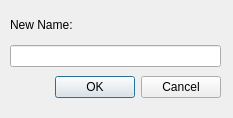
<?xml version="1.0" encoding="UTF-8"?>
<ui version="4.0">
 <class>Dialog</class>
 <widget class="QDialog" name="Dialog">
  <property name="geometry">
   <rect>
    <x>0</x>
    <y>0</y>
    <width>233</width>
    <height>118</height>
   </rect>
  </property>
  <property name="maximumSize">
   <size>
    <width>233</width>
    <height>16777215</height>
   </size>
  </property>
  <property name="windowTitle">
   <string>Select Name and Color</string>
  </property>
  <widget class="QWidget" name="verticalLayoutWidget">
   <property name="geometry">
    <rect>
     <x>10</x>
     <y>10</y>
     <width>211</width>
     <height>91</height>
    </rect>
   </property>
   <layout class="QVBoxLayout" name="verticalLayout">
    <item>
     <widget class="QLabel" name="label">
      <property name="text">
       <string>New Name:</string>
      </property>
     </widget>
    </item>
    <item>
     <widget class="QLineEdit" name="newName"/>
    </item>
    <item>
     <widget class="QDialogButtonBox" name="btnBox">
      <property name="enabled">
       <bool>true</bool>
      </property>
      <property name="sizePolicy">
       <sizepolicy hsizetype="Expanding" vsizetype="Preferred">
        <horstretch>0</horstretch>
        <verstretch>0</verstretch>
       </sizepolicy>
      </property>
      <property name="orientation">
       <enum>Qt::Horizontal</enum>
      </property>
      <property name="standardButtons">
       <set>QDialogButtonBox::Cancel|QDialogButtonBox::Ok</set>
      </property>
     </widget>
    </item>
   </layout>
  </widget>
 </widget>
 <resources/>
 <connections>
  <connection>
   <sender>btnBox</sender>
   <signal>accepted()</signal>
   <receiver>Dialog</receiver>
   <slot>accept()</slot>
   <hints>
    <hint type="sourcelabel">
     <x>248</x>
     <y>254</y>
    </hint>
    <hint type="destinationlabel">
     <x>157</x>
     <y>274</y>
    </hint>
   </hints>
  </connection>
  <connection>
   <sender>btnBox</sender>
   <signal>rejected()</signal>
   <receiver>Dialog</receiver>
   <slot>reject()</slot>
   <hints>
    <hint type="sourcelabel">
     <x>316</x>
     <y>260</y>
    </hint>
    <hint type="destinationlabel">
     <x>286</x>
     <y>274</y>
    </hint>
   </hints>
  </connection>
 </connections>
</ui>
